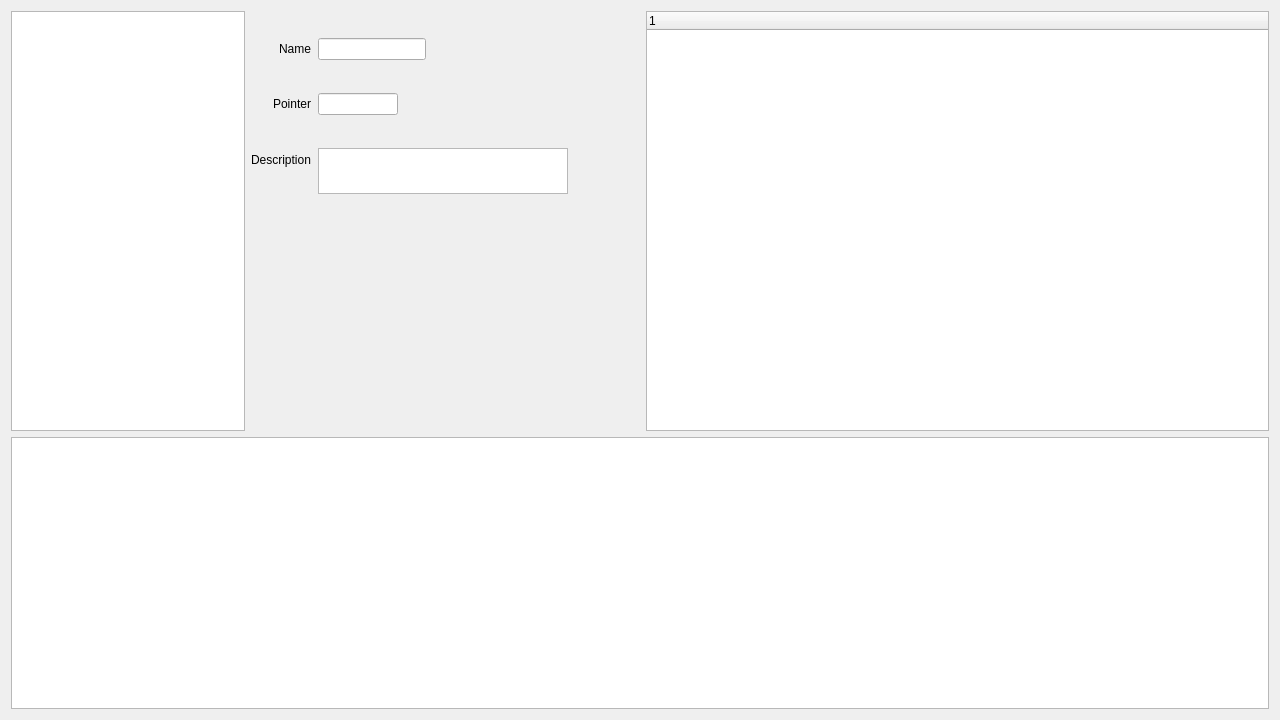
<?xml version="1.0" encoding="UTF-8"?>
<ui version="4.0">
 <class>GenericEditorWidget</class>
 <widget class="QWidget" name="GenericEditorWidget">
  <property name="geometry">
   <rect>
    <x>0</x>
    <y>0</y>
    <width>1280</width>
    <height>720</height>
   </rect>
  </property>
  <property name="windowTitle">
   <string>Form</string>
  </property>
  <layout class="QVBoxLayout" name="verticalLayout">
   <item>
    <layout class="QHBoxLayout" name="horizontalLayout" stretch="3,5,8">
     <item>
      <widget class="QListWidget" name="item_list">
       <property name="minimumSize">
        <size>
         <width>234</width>
         <height>420</height>
        </size>
       </property>
       <property name="maximumSize">
        <size>
         <width>234</width>
         <height>16777215</height>
        </size>
       </property>
      </widget>
     </item>
     <item>
      <layout class="QVBoxLayout" name="verticalLayout_2">
       <item>
        <layout class="QFormLayout" name="formLayout">
         <property name="fieldGrowthPolicy">
          <enum>QFormLayout::AllNonFixedFieldsGrow</enum>
         </property>
         <property name="rowWrapPolicy">
          <enum>QFormLayout::DontWrapRows</enum>
         </property>
         <property name="labelAlignment">
          <set>Qt::AlignRight|Qt::AlignTrailing|Qt::AlignVCenter</set>
         </property>
         <property name="horizontalSpacing">
          <number>7</number>
         </property>
         <item row="0" column="0">
          <widget class="QLabel" name="label">
           <property name="text">
            <string>Name</string>
           </property>
          </widget>
         </item>
         <item row="0" column="1">
          <widget class="QLineEdit" name="item_name">
           <property name="sizePolicy">
            <sizepolicy hsizetype="Fixed" vsizetype="Fixed">
             <horstretch>0</horstretch>
             <verstretch>0</verstretch>
            </sizepolicy>
           </property>
           <property name="readOnly">
            <bool>true</bool>
           </property>
          </widget>
         </item>
         <item row="2" column="0">
          <widget class="QLabel" name="label_10">
           <property name="text">
            <string>Description</string>
           </property>
          </widget>
         </item>
         <item row="2" column="1">
          <widget class="QPlainTextEdit" name="item_desc">
           <property name="minimumSize">
            <size>
             <width>250</width>
             <height>0</height>
            </size>
           </property>
           <property name="maximumSize">
            <size>
             <width>0</width>
             <height>46</height>
            </size>
           </property>
           <property name="readOnly">
            <bool>true</bool>
           </property>
          </widget>
         </item>
         <item row="1" column="0">
          <widget class="QLabel" name="label_2">
           <property name="text">
            <string>Pointer</string>
           </property>
          </widget>
         </item>
         <item row="1" column="1">
          <widget class="QLineEdit" name="item_pointer">
           <property name="maximumSize">
            <size>
             <width>80</width>
             <height>16777215</height>
            </size>
           </property>
          </widget>
         </item>
        </layout>
       </item>
       <item>
        <layout class="QHBoxLayout" name="horizontalLayout_2" stretch="0,0">
         <item>
          <layout class="QVBoxLayout" name="verticalLayout_4">
           <item>
            <layout class="QFormLayout" name="attribute_layout_left">
             <property name="fieldGrowthPolicy">
              <enum>QFormLayout::AllNonFixedFieldsGrow</enum>
             </property>
             <property name="labelAlignment">
              <set>Qt::AlignRight|Qt::AlignTrailing|Qt::AlignVCenter</set>
             </property>
            </layout>
           </item>
           <item>
            <spacer name="verticalSpacer_2">
             <property name="orientation">
              <enum>Qt::Vertical</enum>
             </property>
             <property name="sizeHint" stdset="0">
              <size>
               <width>20</width>
               <height>40</height>
              </size>
             </property>
            </spacer>
           </item>
          </layout>
         </item>
         <item>
          <layout class="QVBoxLayout" name="verticalLayout_5">
           <item>
            <layout class="QFormLayout" name="attribute_layout_right">
             <property name="fieldGrowthPolicy">
              <enum>QFormLayout::AllNonFixedFieldsGrow</enum>
             </property>
             <property name="labelAlignment">
              <set>Qt::AlignRight|Qt::AlignTrailing|Qt::AlignVCenter</set>
             </property>
            </layout>
           </item>
           <item>
            <spacer name="verticalSpacer">
             <property name="orientation">
              <enum>Qt::Vertical</enum>
             </property>
             <property name="sizeHint" stdset="0">
              <size>
               <width>20</width>
               <height>40</height>
              </size>
             </property>
            </spacer>
           </item>
          </layout>
         </item>
        </layout>
       </item>
      </layout>
     </item>
     <item>
      <widget class="QTreeWidget" name="treeWidget">
       <column>
        <property name="text">
         <string/>
        </property>
       </column>
      </widget>
     </item>
    </layout>
   </item>
   <item>
    <widget class="QPlainTextEdit" name="format_doc"/>
   </item>
  </layout>
 </widget>
 <resources/>
 <connections/>
</ui>
